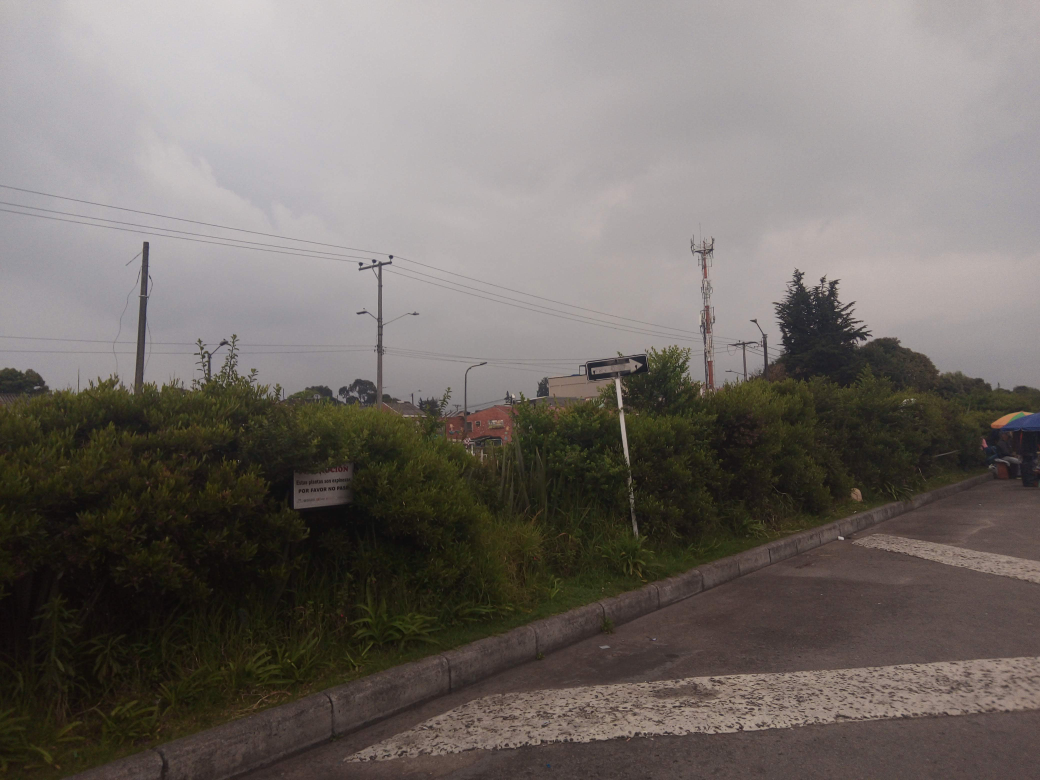
#> input picture Segundo Avance/img/Flechader1.jpg, 4160 x 3120 px (shown at 1/4 size)
$ jupyter execute --allow-errors 'Umbralisación_Blanco_y_Negro.ipynb'
#> lines starting #> are read from the running program, lines starting #| are printed output that depends on the picture; after the words box and inside, x2 and y2 are one past the last pixel; in counts of white or black regions, pixels touching at a corner belong together
# Umbralisación Blanco y Negro

[cell 1]
#importación de librerías
import cv2     #Librería OpenCV
from IPython.display import Image   #Libreria impresión de imagenes
import numpy as np                  #Importación numpy
from matplotlib import pyplot as plt  #Impresión de gráficas

[cell 2]
#lectura de las imágenes
ima1=cv2.imread("img/Flechader1.jpg")
#> ima1 is the input picture: shape (3120, 4160, 3); mean B, G, R 104.6, 108.9, 115.2
ima2=cv2.imread("img/Flechader2.jpg")
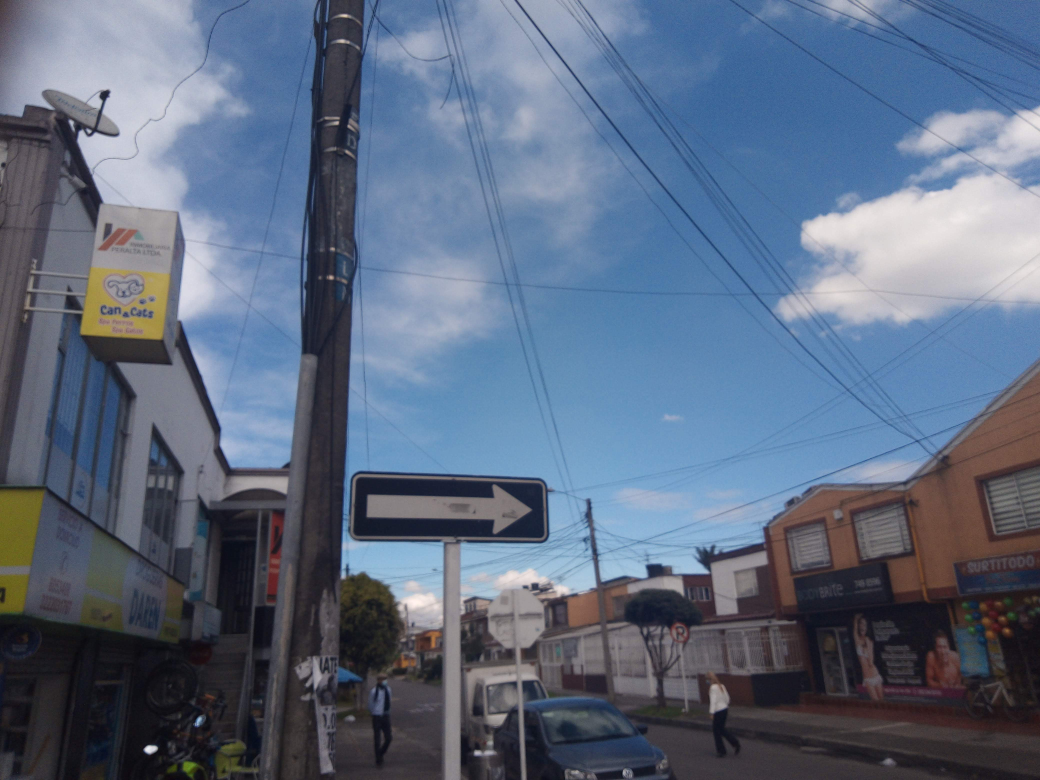
#> input picture Segundo Avance/img/Flechader2.jpg, 4160 x 3120 px (shown at 1/4 size)
#> ima2 is the input picture: shape (3120, 4160, 3); mean B, G, R 128.6, 106.9, 93.3
ima3=cv2.imread("img/Flechader3.jpg")
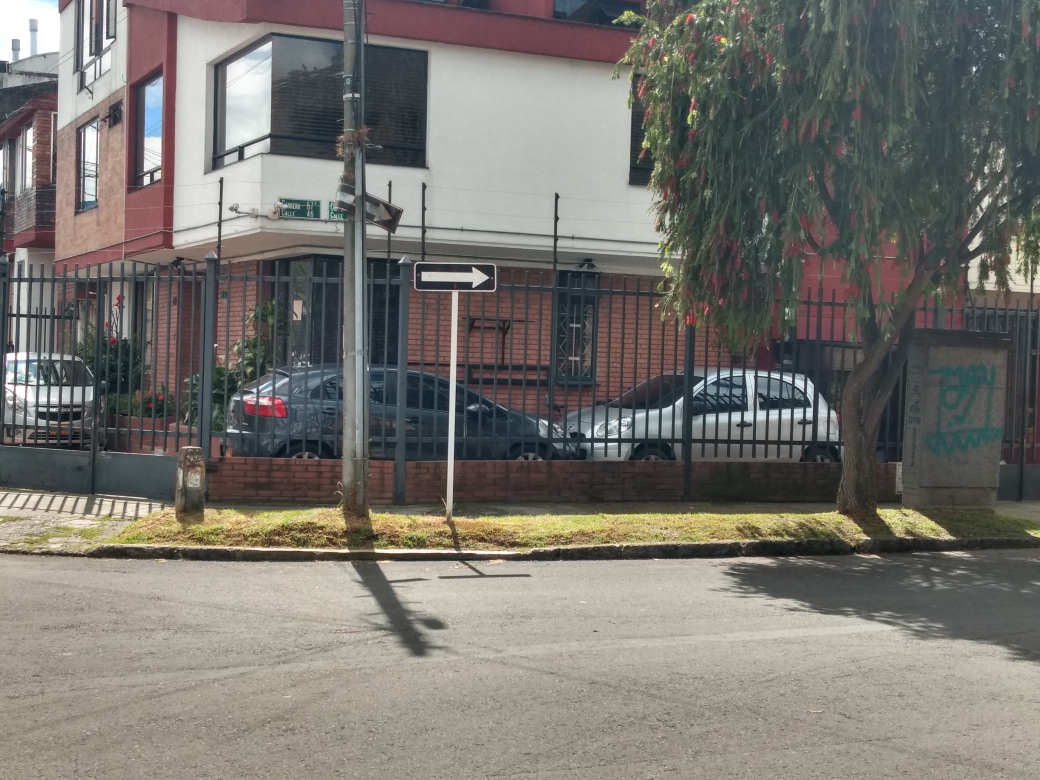
#> input picture Segundo Avance/img/Flechader3.jpg, 4160 x 3120 px (shown at 1/4 size)
#> ima3 is the input picture: shape (3120, 4160, 3); mean B, G, R 110.7, 116.6, 119.4
ima4=cv2.imread("img/Flechader4.jpg")
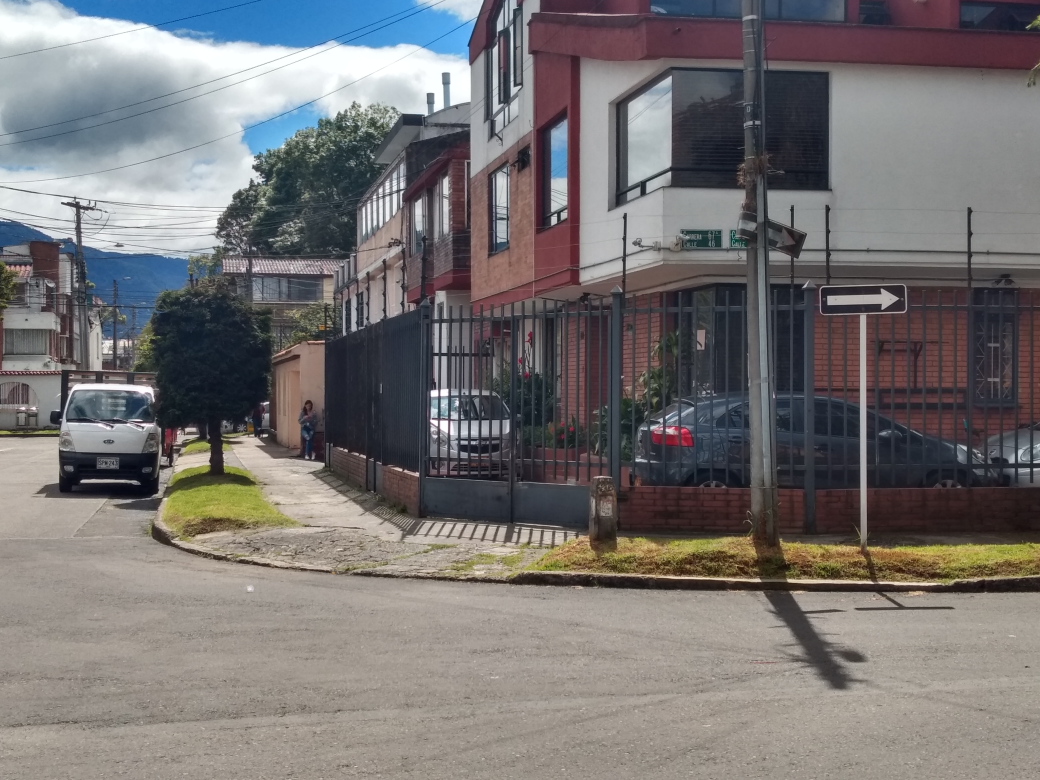
#> input picture Segundo Avance/img/Flechader4.jpg, 4160 x 3120 px (shown at 1/4 size)
#> ima4 is the input picture: shape (3120, 4160, 3); mean B, G, R 115.3, 115.2, 118.3
ima5=cv2.imread("img/Flechader5.jpg")
ima6=cv2.imread("img/Flechader6.jpg")
#conversión de las imágenes de BGR a RGB
ima1=cv2.cvtColor(ima1,cv2.COLOR_BGR2RGB)
ima2=cv2.cvtColor(ima2,cv2.COLOR_BGR2RGB)
ima3=cv2.cvtColor(ima3,cv2.COLOR_BGR2RGB)
ima4=cv2.cvtColor(ima4,cv2.COLOR_BGR2RGB)
#> (the rest of this cell did not finish here and is left out)

## Umbralisación HSV

[cell 3]
def umbral_hsv(imagen,umbral_bajo,umbral_alto):
#> called with umbral_bajo = (0, 0, 0), umbral_alto = (255, 10, 255)
    img_hsv=cv2.cvtColor(imagen,cv2.COLOR_RGB2HSV)
#> img_hsv: shape (3120, 4160, 3); mean H, S, V 57.5, 48.1, 115.5
    mask= cv2.inRange(img_hsv, umbral_bajo, umbral_alto)
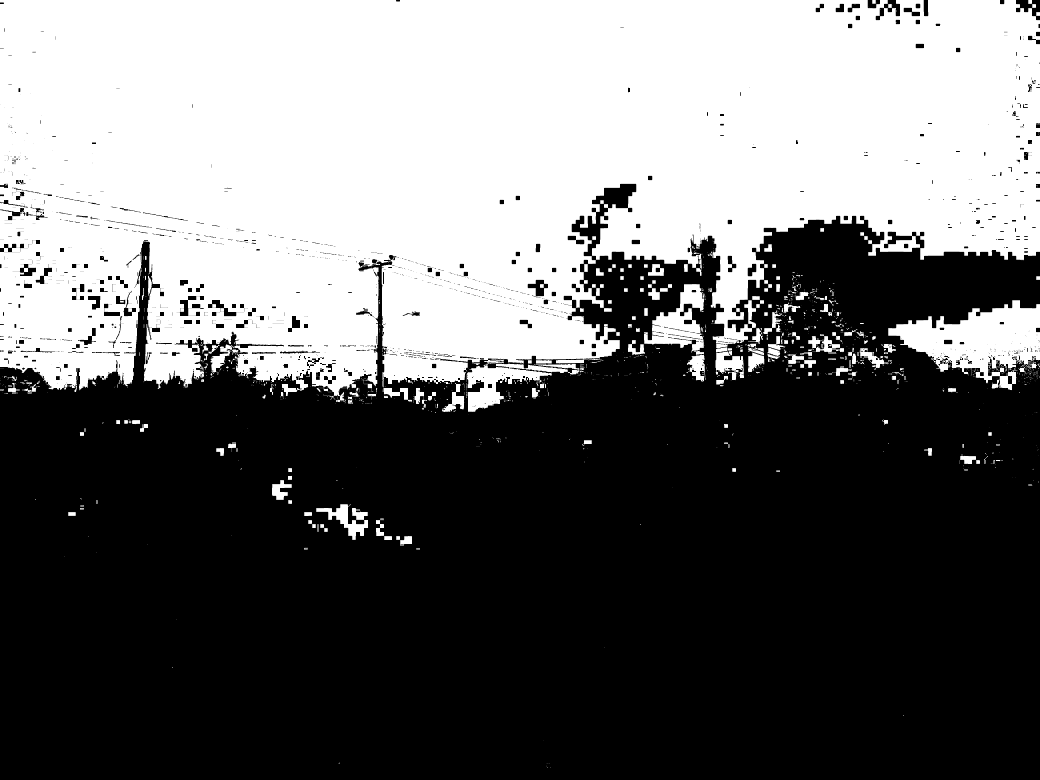
#> mask: shape (3120, 4160) (shown at 1/4 size); 42.3% white; 1486 white regions (1108 under 20 px), largest, box (x1, y1, x2, y2) and area: (0, 0, 4160, 1609) 5184263, (3553, 1201, 4160, 1561) 110113, (2576, 1136, 2816, 1410) 30644
    res= cv2.bitwise_and(imagen,imagen,mask=mask)
    plt.figure();
#> (this line was passed over: IPython is not available in this run)
    plt.imshow(imagen),plt.xticks([]), plt.yticks([])
    plt.figure();
    plt.subplot(1,2,1);plt.imshow(mask, cmap='gray'),plt.title('1'),plt.xticks([]), plt.yticks([])
    plt.subplot(1,2,2);plt.imshow(res),plt.title('2'),plt.xticks([]), plt.yticks([])
    plt.subplots_adjust(top=4, bottom=0.1, left=0.10, right=3, hspace=0.1, wspace=0.2)

[cell 4]
umbral_bajo= (0,0,0)
umbral_alto= (255,10,255)
umbral_hsv(ima1,umbral_bajo,umbral_alto)
#> (the call stopped at in umbral_hsv, `plt.imshow(imagen),plt.xticks([]), plt.yticks([])`: IPython is not available in this run)

# Umbralisación Adaptativa

[cell 5]
def black_adapt(imagen,sz,c):
#> called with sz = 201, c = 40
    ima=cv2.cvtColor(imagen,cv2.COLOR_RGB2GRAY)
    hist = cv2.calcHist(ima, [0], None, [256], [0, 255])
#> hist = 256 values, max 211 at index 171, min 0 at index 0, mean 16.25
    cv2.normalize(hist,hist,alpha=0,beta=1,norm_type=cv2.NORM_MINMAX)
    th = cv2.adaptiveThreshold(ima,255,cv2.ADAPTIVE_THRESH_MEAN_C,cv2.THRESH_BINARY_INV,sz,c)
#> th: shape (3120, 4160); 1.1% white; 3407 white regions (2731 under 20 px), largest, box (x1, y1, x2, y2) and area: (539, 967, 597, 1551) 15113, (1434, 1020, 1574, 1541) 9648, (3100, 1072, 3246, 1341) 9240
    ima_umb= cv2.bitwise_and(ima,th)
    plt.figure()
#> (this line was passed over: IPython is not available in this run)
    plt.subplot(1,2,1);plt.imshow(ima,cmap='gray', vmin=0, vmax=255),plt.title('Imagen Blanco y Negro'),plt.xticks([]), plt.yticks([]);
#> (this line was passed over: IPython is not available in this run)
    plt.subplot(1,2,2);plt.plot(hist, color='gray'),plt.title('Histograma escala de gris')
    plt.subplots_adjust(top=1, bottom=0.1, left=0.10, right=2, hspace=0.1, wspace=0.2)
    plt.figure()
    plt.subplot(1,2,1);plt.imshow(th,cmap='gray', vmin=0, vmax=255),plt.title('Imagen'),plt.xticks([]), plt.yticks([]);
    plt.subplot(1,2,2);plt.imshow(ima_umb, cmap='gray'),plt.title('Histograma escala de gris')
    plt.subplots_adjust(top=1, bottom=0.1, left=0.10, right=2, hspace=0.1, wspace=0.2)

[cell 6]
black_adapt(ima1,201,40)
#> (the call stopped at in black_adapt, `plt.subplot(1,2,1);plt.imshow(ima,cmap='gray', vmin=0, vmax=255),plt.t..`: IPython is not available in this run)

[cell 7]
black_adapt(ima2,201,40)
#> call 2 of black_adapt, with sz = 201, c = 40
#> in black_adapt (call 2), `hist = cv2.calcHist(ima, [0], None, [256], [0, 255])`: hist = 256 values, max 101 at index 113, min 0 at index 0, mean 16.25
#> in black_adapt (call 2), `th = cv2.adaptiveThreshold(ima,255,cv2.ADAPTIVE_THRESH_MEAN_C,cv2.THRE..`: th: shape (3120, 4160); 3.2% white; 2837 white regions (2475 under 20 px), largest, box (x1, y1, x2, y2) and area: (1415, 1910, 2179, 2152) 100309, (220, 358, 478, 918) 30593, (702, 1284, 1154, 1909) 26496
#> in black_adapt (call 2), `ima_umb= cv2.bitwise_and(ima,th)`:
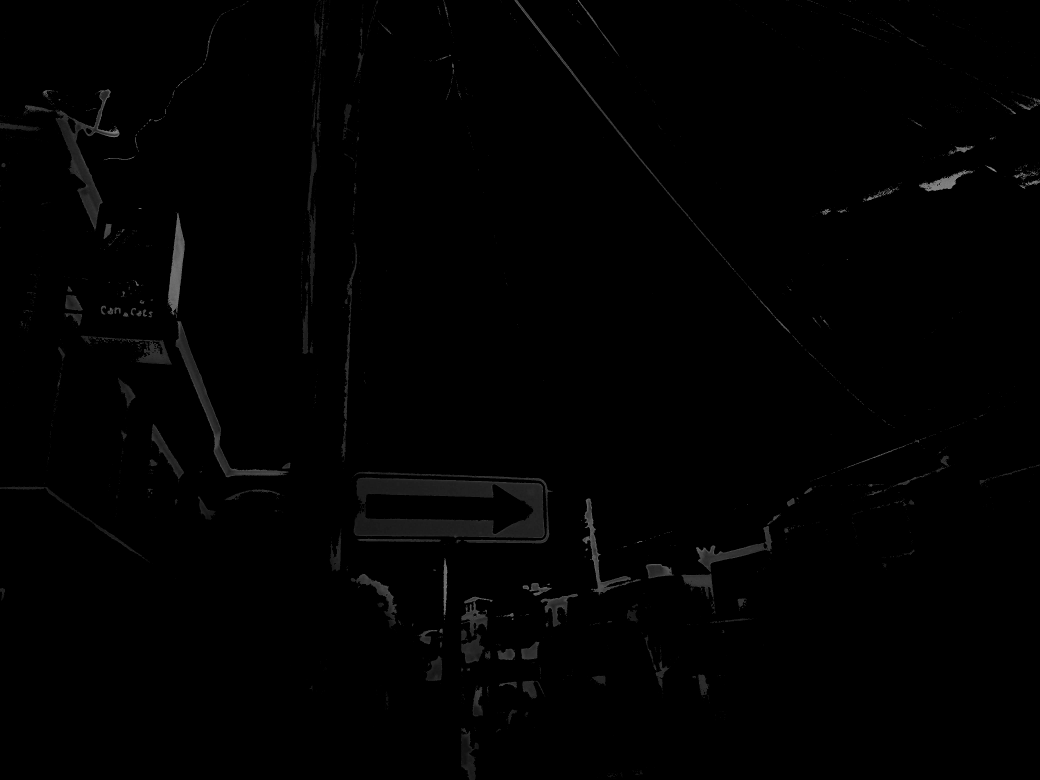
#> ima_umb: shape (3120, 4160) (shown at 1/4 size); min 0, max 159, mean 1.6
